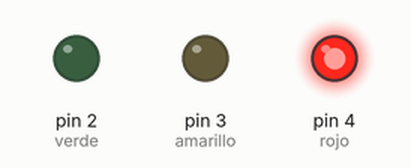
A sketch run on a simulated Arduino Uno, built with avr-gcc and run on an emulated ATmega328P. On the bench: output pins drawn as LEDs (lit = HIGH).

Above: at 1.5 s.
At 5.5 s:
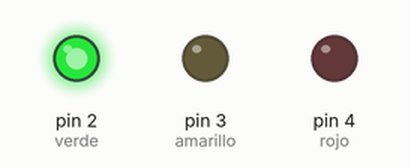
At 8.2 s:
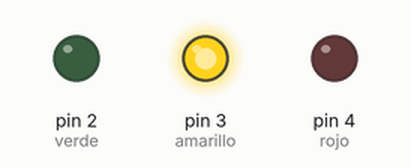
At 10.7 s:
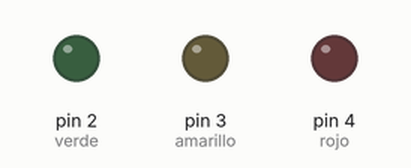
Timing chart, 0 to 14.3 s (numbered marks = the images above):
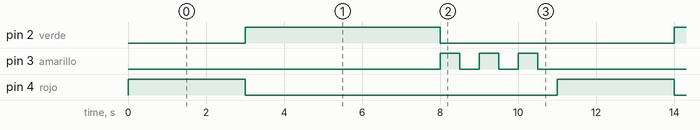

Measured:
- by itself, pin 2 (verde): alternates HIGH for 5.0 s and LOW for 6.0 s
- by itself, pin 3 (amarillo): repeats every 11.0 s: 2 × (LOW 0.50 s, HIGH 0.50 s), LOW 8.5 s, HIGH 0.50 s
- by itself, pin 4 (rojo): alternates HIGH for 3.0 s and LOW for 8.0 s

The sketch:

sketch_jun10a.ino
```cpp
int amarillo=3;
int verde=2;
int rojo=4;
int tr=3000;
int tv=5000;
int ta=500;


void setup() {
  pinMode(amarillo, OUTPUT);
  pinMode(verde, OUTPUT);
  pinMode(rojo, OUTPUT);
  // put your setup code here, to run once:

}

void loop() {
  digitalWrite(rojo, 1);
  delay(tr);
  digitalWrite(rojo, 0);
  digitalWrite(verde, 1);
  delay(tv);
  digitalWrite(verde, 0);
  digitalWrite(amarillo, 1);
  delay(ta);
  digitalWrite(amarillo, 0);
  delay(ta);
  digitalWrite(amarillo, 1);
  delay(ta);
  digitalWrite(amarillo, 0);
  delay(ta);
  digitalWrite(amarillo, 1);
  delay(ta);
  digitalWrite(amarillo, 0);
  delay(ta);


  // put your main code here, to run repeatedly:

}
```
